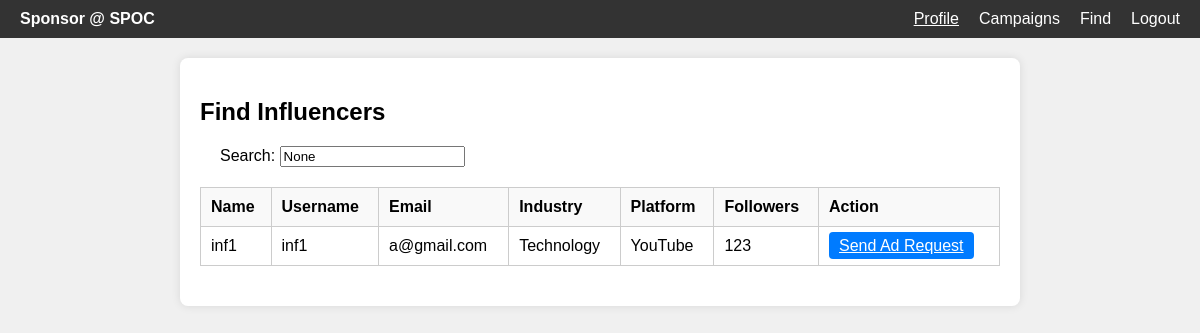
The app's page /sp_find, older data.
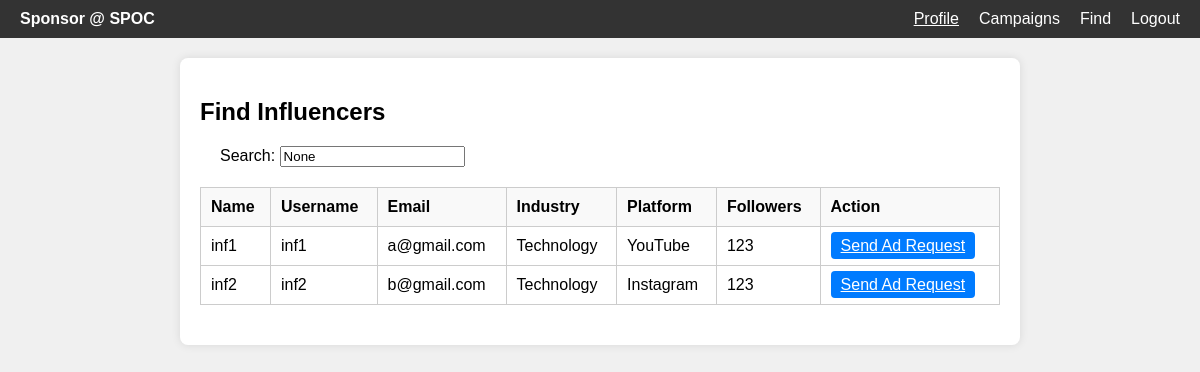
The same page, newer data.
### applications/models.py (models this page shows)
class influencer(db.Model):
    id = db.Column(db.Integer, primary_key=True)
    name = db.Column(db.String(100), nullable=True)
    username = db.Column(db.String(20), unique=True, nullable=False)
    password = db.Column(db.String(100), nullable=False)
    industry = db.Column(db.String(100),nullable = False)
    email = db.Column(db.String(100), unique=True, nullable=False)
    platform = db.Column(db.String(100))
    flagged = db.Column(db.String(10), nullable=False, default="no")
    followers = db.Column(db.Integer, nullable=False)
    ad_requests = db.relationship('adrequest', backref='influencer', lazy=True)

### applications/routes.py (the view)
@app.route('/sp_find', methods=['GET'])
def sp_find():
    selected_industry = request.args.get('industry', None)
    search_query = request.args.get('search', None)
    query = influencer.query
    if search_query:
        search_filter = (influencer.name.ilike(f'%{search_query}%') |
                         influencer.username.ilike(f'%{search_query}%') |
                         influencer.email.ilike(f'%{search_query}%'))
        query = query.filter(search_filter)
    influencers = query.all()
    return render_template('sp_find.html', influencers=influencers, selected_industry=selected_industry, search_query=search_query)

### templates/sp_find.html (shortened to what this page needs)
<!DOCTYPE html>
<html lang="en">
<head>
</head>
<body>
    <nav>
        <div class="left">Sponsor @ SPOC</div>
        <ul>
            <li><a href="{{ url_for('sp_home') }}" class="active">Profile</a></li>
            <li><a href="{{ url_for('campaigns') }}">Campaigns</a></li>
            <li><a href="{{ url_for('sp_find') }}">Find</a></li>
            <li><a href="{{ url_for('sp_logout') }}">Logout</a></li>
        </ul>
    </nav>
    <div class="container">
        <h2>Find Influencers</h2>
        <form method="GET" action="{{ url_for('sp_find') }}">
            <div class="form-group">
                <div class="search-box">
                    <label for="search">Search:</label>
                    <input type="text" name="search" id="search" value="{{ search_query }}" placeholder="Search influencers..." onkeypress="if(event.keyCode==13){this.form.submit();}">
                </div>
            </div>
        </form>
        <table>
            <thead>
                <tr>
                    <th>Name</th>
                    <th>Username</th>
                    <th>Email</th>
                    <th>Industry</th>
                    <th>Platform</th>
                    <th>Followers</th>
                    <th>Action</th>
                </tr>
            </thead>
            <tbody>
                {% for influencer in influencers %}
                    <tr>
                        <td>{{ influencer.name }}</td>
                        <td>{{ influencer.username }}</td>
                        <td>{{ influencer.email }}</td>
                        <td>{{ influencer.industry }}</td>
                        <td>{{ influencer.platform }}</td>
                        <td>{{ influencer.followers }}</td>
                        <td>
                            <a href="{{ url_for('ad_request', influencer_id=influencer.id) }}" class="button">Send Ad Request</a>
                        </td>
                    </tr>
                {% endfor %}
            </tbody>
        </table>
    </div>
</body>
</html>

Row changes from the older to the newer data that the page shows:
added influencer: name "inf2", username "inf2", email "b@gmail.com", industry "Technology", platform "Instagram", followers "123"
